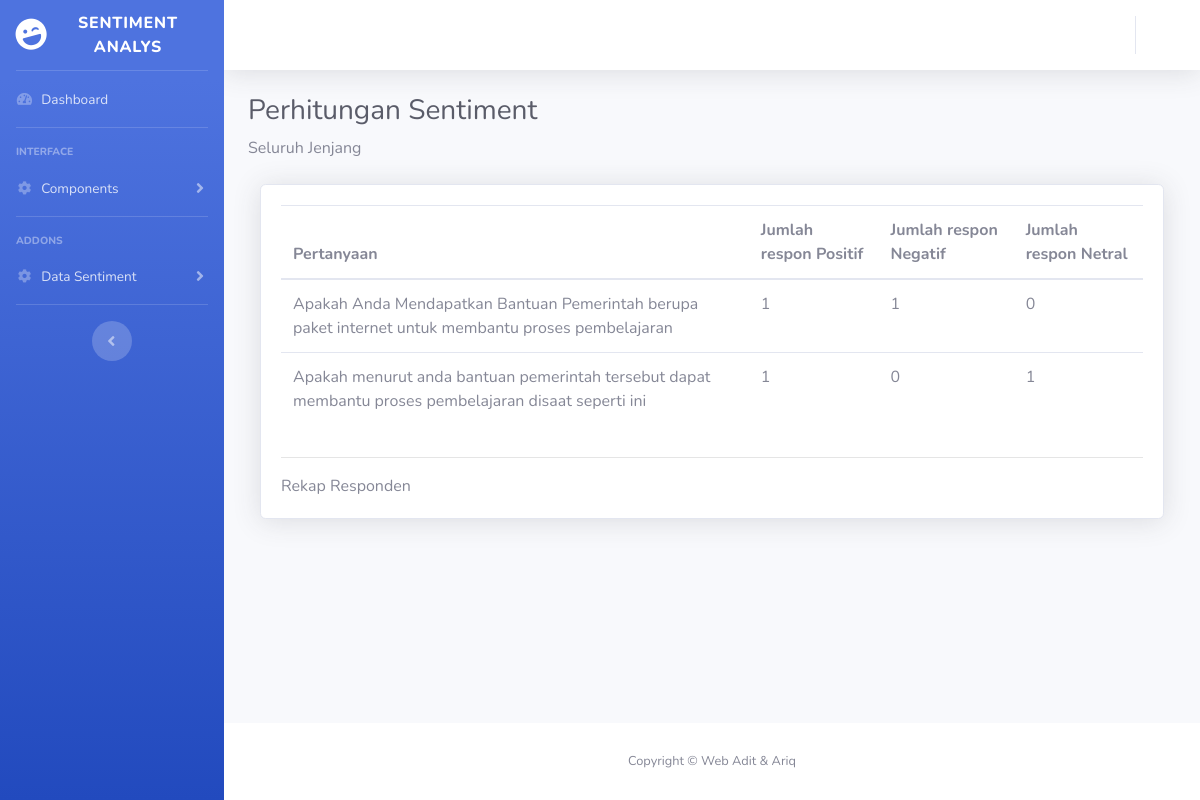
The page /index.php/admin/CSeluruh on the database its author committed.
### tables this page shows
CREATE TABLE `q` (
  `id` int(11) NOT NULL,
  `q1` varchar(256) NOT NULL,
  `q2` varchar(256) NOT NULL
);

### application/controllers/Admin.php (called while the page is built, shortened)
<?php
class Admin extends CI_Controller
{
	public function CSeluruh()
	{
		$data['logus'] = $this->db->get_where('pro', ['nik' =>$this->session->userdata('nik')])->row_array();
		$data['q'] = $this->db->query("SELECT * from q")->row_array();
		$data['jr1'] = $this->db->query("SELECT  Sentiment FROM v_r1 WHERE Sentiment ='positif';")->result();
		$data['jr1n'] = $this->db->query("SELECT  Sentiment FROM v_r1 WHERE Sentiment ='Negatif';")->result();
		$data['jr1t'] = $this->db->query("SELECT  Sentiment FROM v_r1 WHERE Sentiment ='Netral';")->result();
		$data['jr2'] = $this->db->query("SELECT  Sentiment FROM v_r2 WHERE Sentiment ='positif';")->result();
		$data['jr2n'] = $this->db->query("SELECT  Sentiment FROM v_r2 WHERE Sentiment ='Negatif';")->result();
		$data['jr2t'] = $this->db->query("SELECT  Sentiment FROM v_r2 WHERE Sentiment ='Netral';")->result();
		$this->load->view('templates/header', $data);
		$this->load->view('templates/sidebar_A', $data);
		$this->load->view('templates/topbar', $data);
		$this->load->view('admin/CSeluruh', $data);
		$this->load->view('templates/footer', $data);
	}
}

### index.php (called while the page is built, shortened)
<?php
require_once BASEPATH.'core/CodeIgniter.php';

### application/views/admin/CSeluruh.php (the view)
    <div class="container-fluid">
        <h1 class="h3 mb-2 text-gray-800">Perhitungan Sentiment</h1>
        <p class="mb-4">Seluruh Jenjang</p>
        <div class="row">
            <div class="container">
                <div class="card shadow mb-4">
                    <div class="card-body">
                        <div>
                            <div class="table-responsive">
                    <table class="table">
                        <thead>
                            <tr>
                              <th scope="col">Pertanyaan</th>
                              <th scope="col">Jumlah respon Positif</th>
                              <th scope="col">Jumlah respon Negatif</th>
                              <th scope="col">Jumlah respon Netral</th>
                            </tr>
                        </thead>
                      <tbody>
                        <tr>
                            <td><?= $q['q1']  ?></td>
                            <td><?= count($jr1)   ?></td>
                            <td><?= count($jr1n)   ?></td>
                            <td><?= count($jr1t)   ?></td>
                        </tr>
                        <tr>
                            <td><?= $q['q2']  ?></td>
                            <td><?= count($jr2)   ?></td>
                            <td><?= count($jr2n)   ?></td>
                            <td><?= count($jr2t)   ?></td>
                        </tr>
                       </tbody>
                    </table>
                </div>
                        </div>
                        <hr>
                        Rekap Responden
                    </div>
                </div>
            </div>
        </div>
    </div>
</div>

### rows shown on the page
q: q1 "Apakah Anda Mendapatkan Bantuan Pemerintah berupa paket internet untuk membantu proses pembelajaran", q2 "Apakah menurut anda bantuan pemerintah tersebut dapat membantu proses pembelajaran disaat seperti ini"

### other values the page prints
count($jr1) "1"
count($jr1n) "1"
count($jr1t) "0"
count($jr2) "1"
count($jr2n) "0"
count($jr2t) "1"
